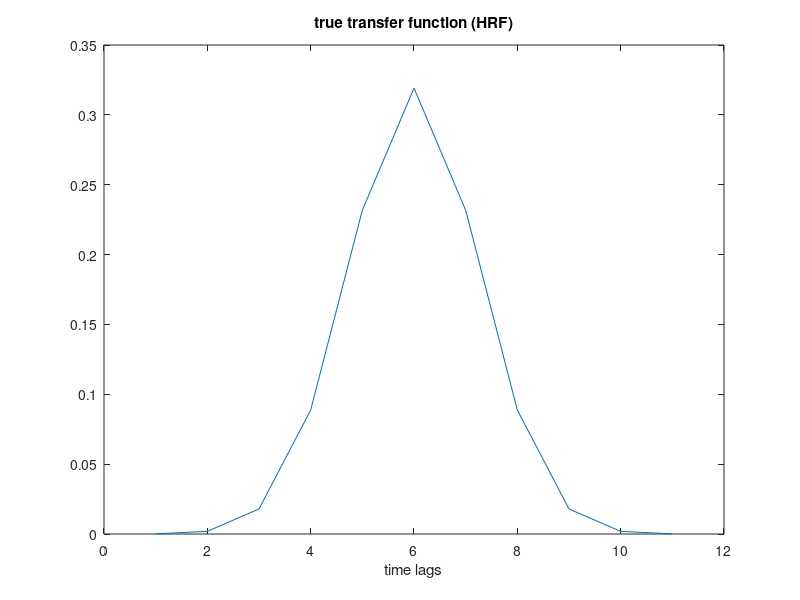

This chart was generated by the following MATLAB code: (Note: this script raises an error after producing the figure.)


%% params


n_channels = [30,50]; % nr of channels for X and for Y data
K = 1; % number of "target source pairs", i.e. sources with coupled envelopes
% n_sources = [30,400];
n_sources = n_channels;

Nt = 10;

band = [8,12]; % frequency band of interest here
SNR = 0.5; % signal-to-noise ratio (between 0 and 1) in terms of variance explained by the target source

Ne_tr = 500; % number of training epochs
Ne_te = 500; % number of test epochs
Ne = Ne_tr + Ne_te;
Te = 100; % number of samples per epoch
samples_per_second = 200;

tr_idx = 1:Ne_tr;
te_idx = (1:Ne_te) + Ne_tr;

% make sure the SNR is between 0 and 1
SNR = max(0,SNR);
SNR = min(1,SNR);

if Nt == 0
    hrf = 1;
else
    hrf = exp(-(((0:Nt)-Nt/2).^2) / (2*(Nt/8)^2));
    hrf = hrf/sum(hrf);
    
    figure
    plot(hrf)
    xlabel('time lags')
    title('true transfer function (HRF)')
end


fprintf('\n')
fprintf('--- mSPoC example ---\n')
fprintf('\n')
fprintf('Number of channels in X dataset = %d\n', n_channels(1))
fprintf('Number of channels in Y dataset = %d\n', n_channels(2))
fprintf('Number of sources in X dataset = %d\n', n_sources(1))
fprintf('Number of sources in Y dataset = %d\n', n_sources(2))
fprintf('Number of shared sources = %d\n', K)



%% create example toy data

fprintf('Simulating data ... ')
[X, Y, Sx, Sx_env, Sy, Ax, Ay] = create_mspoc_example_data(K, n_sources, ...
            n_channels, hrf, SNR, samples_per_second, Ne, Te, band);

X = permute(reshape(X, [Te, Ne, n_channels(1)]), [1,3,2]);   
Y = Y';

Y_tr = Y(:,tr_idx);
X_tr = X(:,:,tr_idx);
fprintf(' done\n ')

%% set mspoc options

mspoc_params = [];
mspoc_params.tau_vector = 0:(length(hrf)-1);
mspoc_params.pca_Y_var_expl = 0.99;


%% optimize regularizers on training data

kappa_tau_list = 10.^(-1:1);
kappa_y_list = 10.^(-2:2);

% kappa_tau_list = 10.^0;
% kappa_y_list = 10.^0;

[best_kappa_tau, best_kappa_y, xval_out] = ...
    optimize_mspoc_regularizers(X_tr, Y_tr, mspoc_params ...
        ,'kappa_tau_list', kappa_tau_list ...
        ,'kappa_y_list', kappa_y_list ...
    );

%% mkSPoC on training data

mspoc_params.kappa_tau = best_kappa_tau; 
mspoc_params.kappa_y = best_kappa_y;
mspoc_params.verbose = 2;

[wx, wy, wt, Ax_est, Ay_est, out] = mspoc(X_tr, Y_tr, mspoc_params);

%% apply to training and test data

sy_est = wy' * Y;
px_est = zeros(1,Ne);
for e=1:Ne
    px_est(e) = var(X(:,:,e) * wx);
end
wt_tmp = wt/sum(wt);
px_flt_est = filter(wt_tmp, 1, px_est);


corr_tr = corrcoef(sy_est(tr_idx), px_flt_est(tr_idx));
corr_tr = (corr_tr(1,2));

corr_te = corrcoef(sy_est(te_idx), px_flt_est(te_idx));
corr_te = (corr_te(1,2));

corr_pat_y = corrcoef(Ay(:,1), Ay_est);
corr_pat_y = (corr_pat_y(1,2));

corr_pat_x = corrcoef(Ax(:,1), Ax_est);
corr_pat_x = (corr_pat_x(1,2));

fprintf('corr_tr = %g, corr_te = %g\n', abs(corr_tr), abs(corr_te))
fprintf('corr x pattern = %g , corr y pattern = %g \n', abs(corr_pat_x), abs(corr_pat_y));

%% plot results
figure,
rows = 2;
cols = 3;

subplot(rows,cols,1:cols)
hold on
plot([my_zscore(px_flt_est)', sign(corr_tr)*my_zscore(sy_est)'])
title('estimated source time courses')
legend({'convolved power of estimated X source', 'time-course of estimated Y source'})
box on
plot(Ne_tr*[1,1], ylim, 'color',0.6*[1,1,1])
text(Ne_tr*1.01, 3, '--> test data')
h=text(Ne_tr*0.99, 3, 'training data <--');
set(h, 'HorizontalAlignment', 'right');


subplot(rows,cols,cols+1)
sgn = sign(Ax(:,1)'*Ax_est);
plot(my_zscore([Ax(:,1), sgn*Ax_est]))
title('spatial pattern of X source')
legend({'true a_x', 'estimated a_x'})


if Nt > 0
    subplot(rows,cols,cols+2)
    sgn = sign(hrf*wt);
%     plot(my_zscore([hrf', sgn*wt, sgn*out.Atau]));
    plot(my_zscore([hrf', sgn*wt]));
    title('hrf vs wt')
    legend({'true hrf', 'w_{\tau}'})
end


subplot(rows,cols,cols+3)
sgn = sign(Ay(:,1)'*Ay_est);
plot(my_zscore([Ay(:,1), sgn*Ay_est]))
title('spatial pattern of Y source')
legend({'true a_y', 'estimated a_y'})


